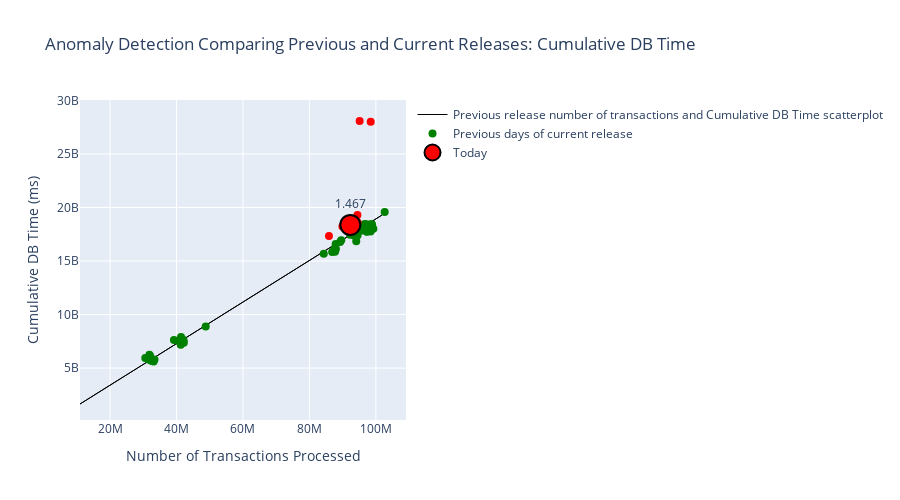

Notebook cell for this chart:
### Code cell
graph_zscore(df_zscore_prev_release, df_zscore_curr_release, 'Cumulative DB Time')
